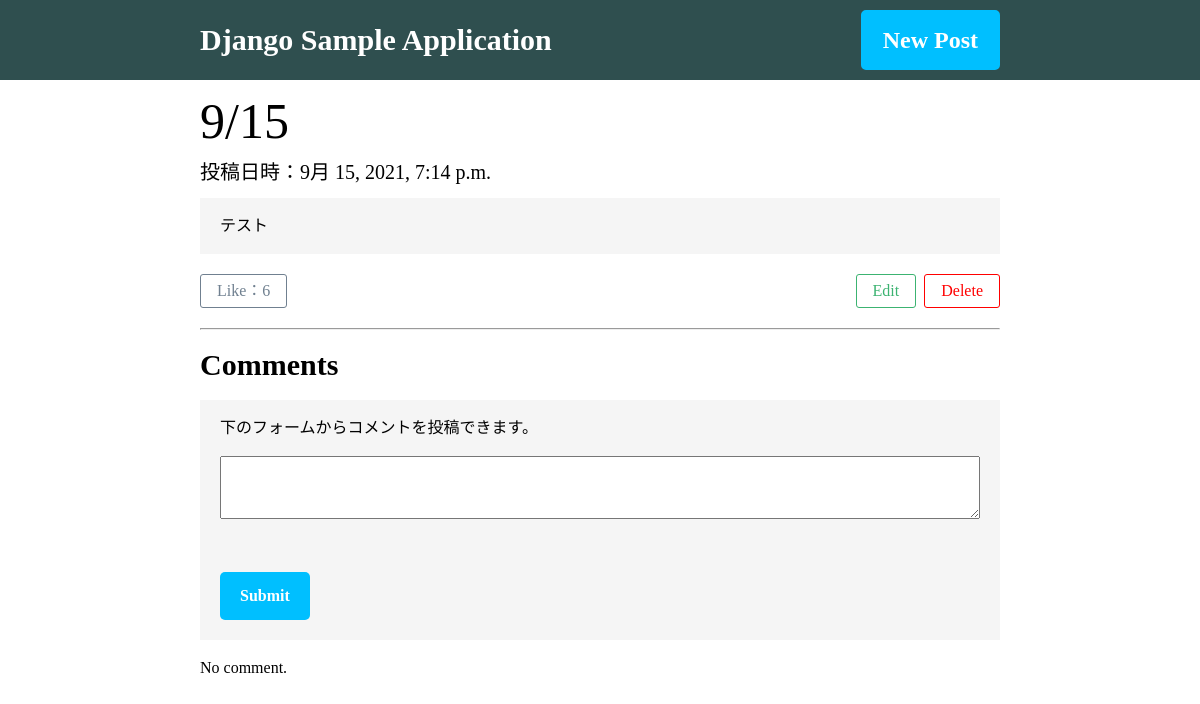
/11/, run on an earlier commit of the app's database.
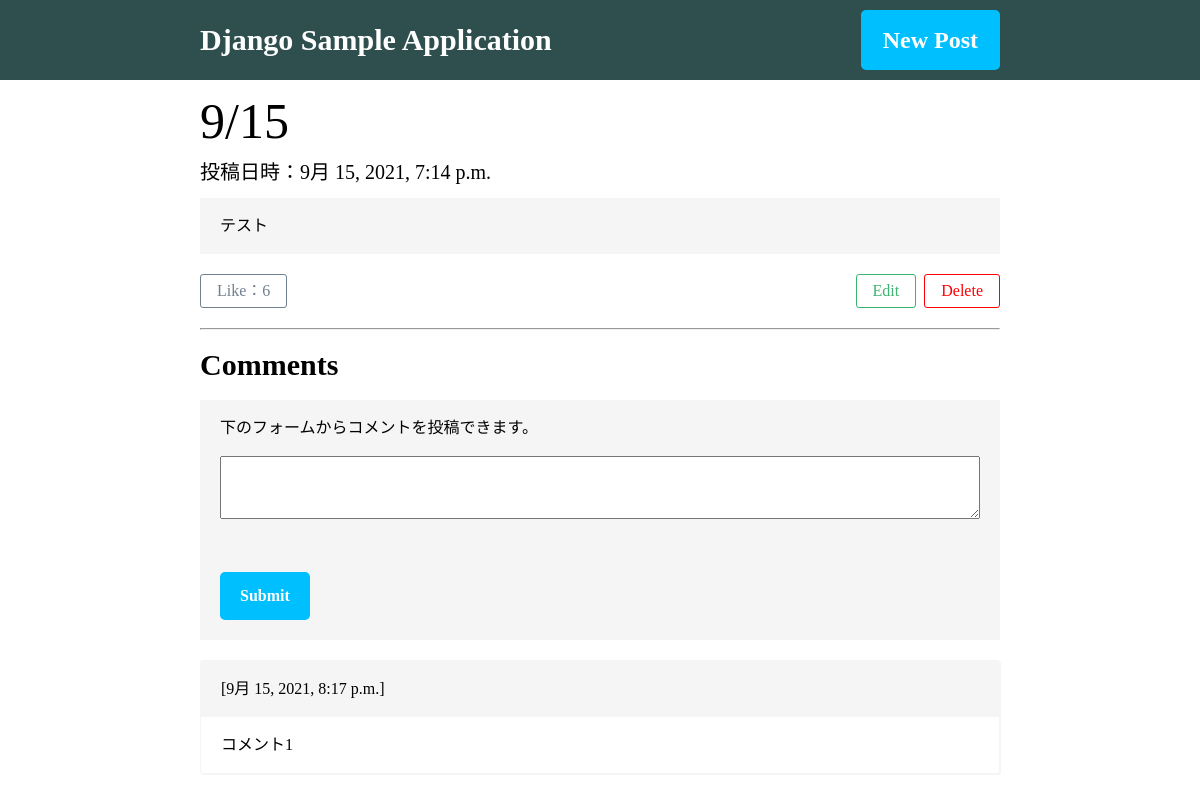
And on a later commit of the database.
### blog/models.py (models this page shows, shortened)
class Article(models.Model):
  title = models.CharField(max_length=200)
  body = models.TextField()
  posted_at = models.DateTimeField(default=timezone.now)
  published_at = models.DateTimeField(blank=True, null=True)
  like = models.IntegerField(default=0)  # いいね数

class Comment(models.Model):  # コメント機能のクラス
    text = models.TextField()
    posted_at = models.DateTimeField(default=timezone.now)
    article = models.ForeignKey(Article, related_name='comments', on_delete=models.CASCADE)

### blog/views.py (the view)
# urls.py: path('<int:article_id>/', views.detail, name='detail'),  # 記事の詳細表示 views.pyの関数の引数として値が受け渡される
def detail(request, article_id):  #引数に記事のid、「article_id」 をとってきてそれぞれ変える
	try:
		article = Article.objects.get(pk=article_id) #「pk=article_id」でこの記事を取得してarticleに格納
	except Article.DoesNotExist:  # 例外のとき（エラー） 記事がないとき
		raise Http404("Article does not exist")  # 記事が存在しないというメッセージ 404⇒ファイルがないときのメッセージ
	if request.method == 'POST':  #submitを押したときにPOSTのリクエストが発生、POSTメソッドでアクセスされた場合、Commentオブジェクトを生成し、データベースに保存
		comment = Comment(article=article, text=request.POST['text'], posted_at=timezone.now())  #コメントをフォームの情報からとってくる、とってきたidの記事に紐付け、入力されたテキスト、投稿時間
		comment.save()  #データベースに保存
	context = {  #detail画面に表示したいもの
		"article": article,
		'comments':article.comments.order_by('-posted_at')  #「article.comments.order_by()」の「comments」はCommentクラスの「related_name」で設定したもの。「order_by('-posted_at')」は投稿時間の新しい順
	}
	return render(request, "blog/detail.html", context)

### blog/templates/blog/detail.html (shortened to what this page needs)
{% load static %}
<!DOCTYPE html>
<html lang="ja">
<head>
  <link rel="stylesheet" href="{% static 'reset.css' %}">
  <link rel="stylesheet" href="{% static 'style.css' %}">
  <link rel="stylesheet" href="{% static 'detail.css' %}">
</head>
<body>
  {% include 'blog/header.html' %}
  <div class="inner">
    <div class="detail__main__inner">
      <h2 class="article__ttl">{{ article.title }}</h2>
      <p class="article__posted-at">投稿日時：{{ article.posted_at }}</p>
      <p class="article__body">{{ article.body | linebreaksbr }}</p>
      <div class="detail__main__footer">
        <div class="like__body">
          <a class="detail__main__footer-btn detail__main__footer-btn-like" onclick="like({{ article.id }});">
            Like：<span id="like{{ article.id }}">{{ article.like }}</span>
          </a>
        </div>
        <div class="detail__main__footer__right">
          <p><a class="detail__main__footer-btn detail__main__footer-btn-edit" href="{% url 'update' article.id %}">Edit</a></p>
          <p><a class="detail__main__footer-btn detail__main__footer-btn-delete" href="{% url 'delete' article.id %}">Delete</a></p>
        </div>
      </div>
    </div>
    <hr>
    <div class="comment__inner">
      <h2 class="comment__ttl">Comments</h2>
      <form class="comment__form" action="{% url 'detail' article.id %}" method="post">
        <div class="comment__form__body">
          <label for="textInput">下のフォームからコメントを投稿できます。</label>
          <textarea class="comment__form__textarea" name="text" id="textInput" rows="3"></textarea>
          <div class="submit__body">
            <button class="submit__btn" type="submit">Submit</button>
          </div>
        </div>
      </form>
      {% if comments %}
      {% for comment in comments %}
      <div class="posted__comment__body">
        <div class="posted__comment__posted-at">[{{ comment.posted_at }}]</div>
        <p class="posted__comment__text">{{ comment.text | linebreaksbr }}</p>
      </div>
      {% endfor %}
      {% else %}
      <p>No comment.</p>
      {% endif %}
    </div>
  </div>
</body>
</html>

### blog/templates/blog/header.html
<header class="header">
  <div class="header__inner inner">
    <h1 class="header__ttl"><a href="{% url 'index' %}">Django Sample Application</a></h1>
    <div class="btn__body header__create">
      <a href="{% url 'create' %}" class="btn header__create__btn">New Post</a>
    </div>
  </div>
</header>

### blog/static/style.css (style rules this page uses)
a { color: #000; }
.btn__body { text-align: center; }
.btn { display: inline-block; background: #dc143c; color: #fff; border: 2px solid #dc143c; border-radius: 5px; padding: 16px 20px; font-weight: bold; cursor: pointer; transition: all .3s; }
.header { background: #2f4f4f; color: #fff; padding: 10px 0; font-size: 24px; font-weight: bold; }
.header__inner { display: flex; align-items: center; }
.header__ttl a { font-size: 30px; color: #fff; }
.header__create { margin-left: auto; }
.header__create__btn { background: #00bfff; color: #fff; border: 2px solid #00bfff; }
.inner { max-width: 800px; margin: 0 auto; }
input, textarea { width: 100%; padding: 8px; }
.submit__body { margin-top: 30px; }
.submit__btn { padding: 16px 20px; background: #00bfff; border-radius: 5px; font-weight: bold; color: #fff; cursor: pointer; transition: all .3s; }
.detail__main__footer-btn { border-radius: 3px; padding: 8px 16px; display: inline-block; transition: all .3s; }
.detail__main__footer-btn-like { border: 1px solid #708090; color: #708090; }
.detail__main__footer-btn-edit { border: 1px solid #3cb371; color: #3cb371; margin-right: 8px; }
.detail__main__footer-btn-delete { border: 1px solid #ff0000; color: #ff0000; }

### blog/static/detail.css (style rules this page uses)
.article__ttl { font-size: 50px; margin: 16px 0; }
.article__posted-at { font-size: 20px; margin: 16px 0; }
.article__body { background: #f5f5f5; padding: 20px; margin: 16px 0; }
.detail__main__footer { display: flex; align-items: center; margin: 20px 0; }
.detail__main__footer__right { margin-left: auto; display: flex; align-items: center; }
.comment__ttl { font-size: 30px; font-weight: bold; margin: 20px 0; }
.comment__form { background: #f5f5f5; padding: 20px; margin-bottom: 20px; }
.comment__form__textarea { margin: 20px 0; }
.posted__comment__body { margin: 16px 0; border: 1px solid #f5f5f5; box-shadow: 1px 1px #f5f5f5; border-radius: 3px; }
.posted__comment__posted-at { background: #f5f5f5; padding: 20px; }
.posted__comment__text { padding: 20px; }

What changed in the data, as far as the page shows it:
added Comment: posted_at "9月 15, 2021, 8:17 p.m.", text "コメント1"
Also different on the page:
text no longer shown: "No comment."
